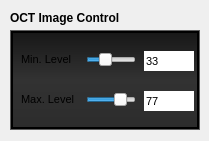
              <widget class="QFrame" name="frame_11">
               <property name="minimumSize">
                <size>
                 <width>0</width>
                 <height>141</height>
                </size>
               </property>
               <property name="styleSheet">
                <string notr="true">border: none;</string>
               </property>
               <property name="frameShape">
                <enum>QFrame::StyledPanel</enum>
               </property>
               <property name="frameShadow">
                <enum>QFrame::Raised</enum>
               </property>
               <widget class="QLabel" name="label_16">
                <property name="geometry">
                 <rect>
                  <x>10</x>
                  <y>10</y>
                  <width>161</width>
                  <height>16</height>
                 </rect>
                </property>
                <property name="font">
                 <font>
                  <weight>75</weight>
                  <bold>true</bold>
                 </font>
                </property>
                <property name="styleSheet">
                 <string notr="true">border: none;</string>
                </property>
                <property name="text">
                 <string>OCT Image Control</string>
                </property>
               </widget>
               <widget class="QFrame" name="frame_70">
                <property name="geometry">
                 <rect>
                  <x>10</x>
                  <y>30</y>
                  <width>190</width>
                  <height>100</height>
                 </rect>
                </property>
                <property name="minimumSize">
                 <size>
                  <width>190</width>
                  <height>100</height>
                 </size>
                </property>
                <property name="maximumSize">
                 <size>
                  <width>190</width>
                  <height>100</height>
                 </size>
                </property>
                <property name="styleSheet">
                 <string notr="true">QFrame {
background-color: none;
border: 1px solid rgb(95, 95, 95)
}</string>
                </property>
                <property name="frameShape">
                 <enum>QFrame::StyledPanel</enum>
                </property>
                <property name="frameShadow">
                 <enum>QFrame::Raised</enum>
                </property>
                <widget class="QFrame" name="frame_71">
                 <property name="geometry">
                  <rect>
                   <x>1</x>
                   <y>1</y>
                   <width>188</width>
                   <height>98</height>
                  </rect>
                 </property>
                 <property name="minimumSize">
                  <size>
                   <width>100</width>
                   <height>50</height>
                  </size>
                 </property>
                 <property name="maximumSize">
                  <size>
                   <width>190</width>
                   <height>100</height>
                  </size>
                 </property>
                 <property name="styleSheet">
                  <string notr="true">QFrame {

background-color: qlineargradient(spread:pad, x1:0, y1:0, x2:0, y2:1, stop:0 rgba(23, 23, 23, 255), stop:0.497561 rgba(50, 50, 50, 255), stop:1 rgba(44, 44, 44, 255));
border: 2px solid black;
}</string>
                 </property>
                 <property name="frameShape">
                  <enum>QFrame::StyledPanel</enum>
                 </property>
                 <property name="frameShadow">
                  <enum>QFrame::Raised</enum>
                 </property>
                 <widget class="QSlider" name="horizontalSlider_7">
                  <property name="geometry">
                   <rect>
                    <x>75</x>
                    <y>19</y>
                    <width>50</width>
                    <height>20</height>
                   </rect>
                  </property>
                  <property name="value">
                   <number>33</number>
                  </property>
                  <property name="orientation">
                   <enum>Qt::Horizontal</enum>
                  </property>
                 </widget>
                 <widget class="QLabel" name="label_17">
                  <property name="geometry">
                   <rect>
                    <x>10</x>
                    <y>20</y>
                    <width>71</width>
                    <height>16</height>
                   </rect>
                  </property>
                  <property name="font">
                   <font>
                    <pointsize>8</pointsize>
                    <weight>50</weight>
                    <bold>false</bold>
                   </font>
                  </property>
                  <property name="styleSheet">
                   <string notr="true">border: none;
background:none;</string>
                  </property>
                  <property name="text">
                   <string>Min. Level</string>
                  </property>
                 </widget>
                 <widget class="QSpinBox" name="spinBox_48">
                  <property name="geometry">
                   <rect>
                    <x>133</x>
                    <y>20</y>
                    <width>50</width>
                    <height>20</height>
                   </rect>
                  </property>
                  <property name="minimumSize">
                   <size>
                    <width>50</width>
                    <height>0</height>
                   </size>
                  </property>
                  <property name="font">
                   <font>
                    <pointsize>8</pointsize>
                   </font>
                  </property>
                  <property name="buttonSymbols">
                   <enum>QAbstractSpinBox::NoButtons</enum>
                  </property>
                  <property name="value">
                   <number>33</number>
                  </property>
                 </widget>
                 <widget class="QLabel" name="label_18">
                  <property name="geometry">
                   <rect>
                    <x>10</x>
                    <y>60</y>
                    <width>71</width>
                    <height>16</height>
                   </rect>
                  </property>
                  <property name="font">
                   <font>
                    <pointsize>8</pointsize>
                    <weight>50</weight>
                    <bold>false</bold>
                   </font>
                  </property>
                  <property name="styleSheet">
                   <string notr="true">border: none;
background:none;</string>
                  </property>
                  <property name="text">
                   <string>Max. Level</string>
                  </property>
                 </widget>
                 <widget class="QSlider" name="horizontalSlider_8">
                  <property name="geometry">
                   <rect>
                    <x>75</x>
                    <y>59</y>
                    <width>50</width>
                    <height>20</height>
                   </rect>
                  </property>
                  <property name="value">
                   <number>77</number>
                  </property>
                  <property name="orientation">
                   <enum>Qt::Horizontal</enum>
                  </property>
                 </widget>
                 <widget class="QSpinBox" name="spinBox_49">
                  <property name="geometry">
                   <rect>
                    <x>133</x>
                    <y>60</y>
                    <width>50</width>
                    <height>20</height>
                   </rect>
                  </property>
                  <property name="minimumSize">
                   <size>
                    <width>50</width>
                    <height>0</height>
                   </size>
                  </property>
                  <property name="maximumSize">
                   <size>
                    <width>50</width>
                    <height>16777215</height>
                   </size>
                  </property>
                  <property name="font">
                   <font>
                    <pointsize>8</pointsize>
                   </font>
                  </property>
                  <property name="styleSheet">
                   <string notr="true"/>
                  </property>
                  <property name="buttonSymbols">
                   <enum>QAbstractSpinBox::NoButtons</enum>
                  </property>
                  <property name="value">
                   <number>77</number>
                  </property>
                 </widget>
                </widget>
               </widget>
              </widget>
